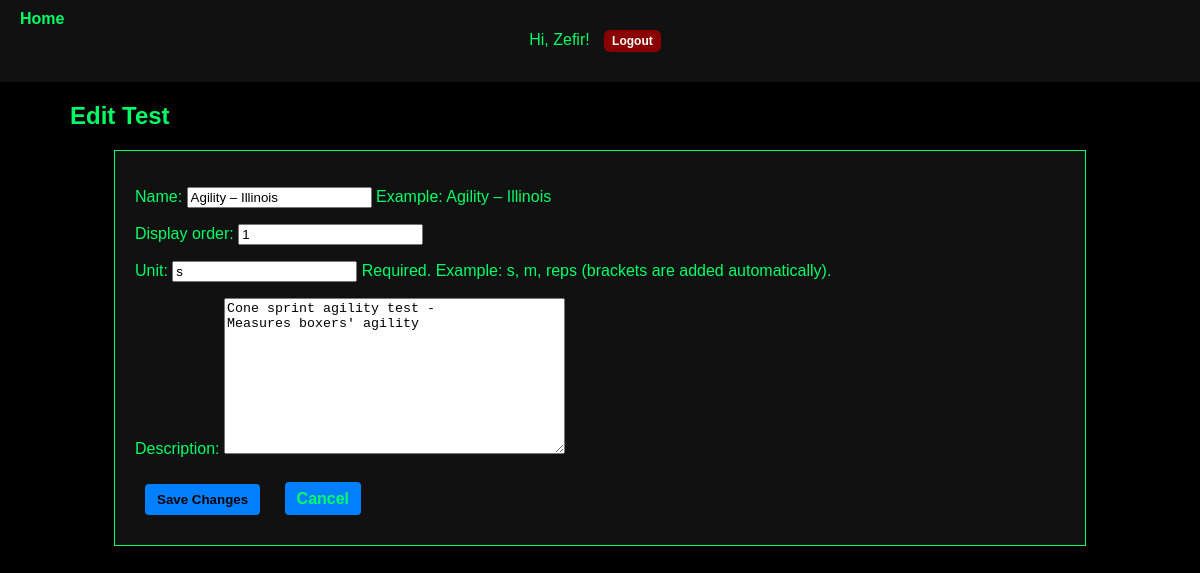
Page /tests/1/edit/ (signed in) on the earlier database version.
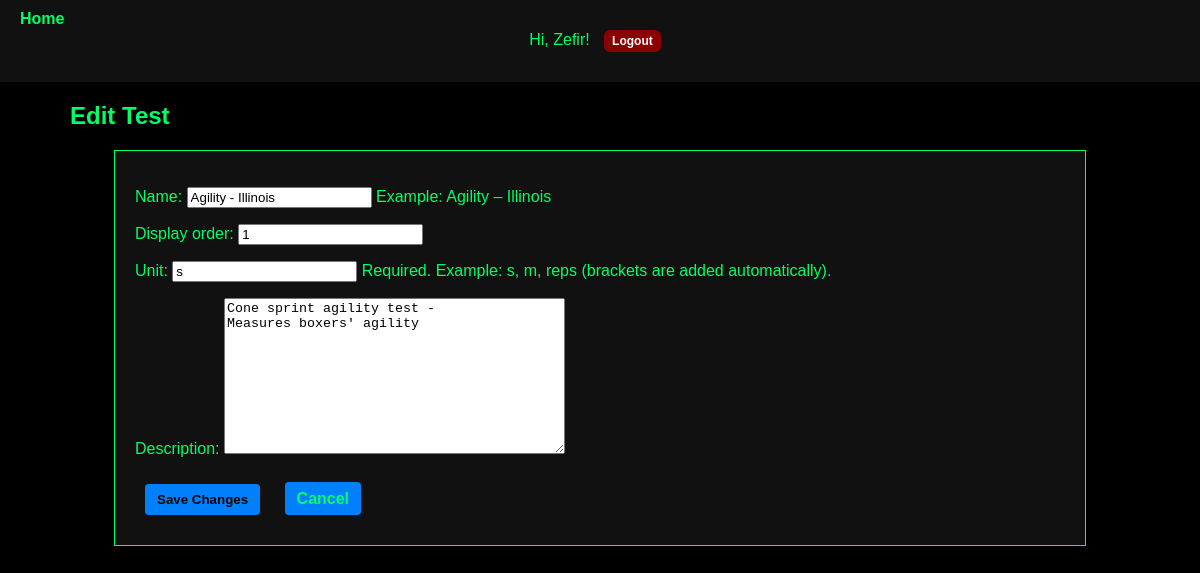
Same page on the later database version.
### BoxersPresenceApp/models.py (models this page shows, shortened)
class BatteryTest(models.Model):
    name = models.CharField(max_length=255)
    display_order = models.IntegerField(default=0)
    unit = models.CharField(max_length=50, blank=True, null=True)
    description = models.TextField(blank=True, null=True)
    created_at = models.DateTimeField(auto_now_add=True)
    coach = models.ForeignKey(
        settings.AUTH_USER_MODEL,
        on_delete=models.SET_NULL,
        null=True,
        blank=True,
        related_name="battery_tests"
    )

### BoxersPresenceApp/views.py (the view)
# urls.py: path('tests/<int:pk>/edit/', views.TestUpdateView.as_view(), name='test_edit'),
class TestUpdateView(LoginRequiredMixin, UpdateView):
    model = BatteryTest
    form_class = BatteryTestForm
    template_name = "tests/test_edit.html"
    pk_url_kwarg = "pk"
    success_url = reverse_lazy("tests_list")
    def get_queryset(self):
        return BatteryTest.objects.all()
    def get_object(self, queryset=None):
        obj = super().get_object(queryset)
        if not obj:
            messages.error(self.request, "That test doesn’t exist (maybe it was deleted).")
            raise Http404
        return obj

### BoxersPresenceApp/forms.py (shortened to what this page needs)
class BatteryTestForm(forms.ModelForm):
    class Meta:
        model = BatteryTest
        fields = ["name", "display_order", "unit", "description"]
        help_texts = {
            "name": "Example: Agility – Illinois",
            "unit": "Required. Example: s, m, reps (brackets are added automatically).",
        }

### BoxersPresenceApp/context_processors.py (called while the page is built)
def role_flags(request):
    is_parent = False
    if getattr(request, "user", None) and request.user.is_authenticated:
        try:
            request.user.parent_profile
            is_parent = True
        except ParentProfile.DoesNotExist:
            pass
    return {"is_parent": is_parent}

### templates/tests/test_edit.html (shortened to what this page needs)
{% extends "base.html" %}
{% block content %}
<h2 class="page-title">Edit Test</h2>
<div class="content-container">
  <div class="form-container">
    <form method="post">
      {{ form.as_p }}
      <button class="btn" type="submit">Save Changes</button>
      <a class="btn" href="{% url 'tests_list' %}">Cancel</a>
    </form>
  </div>
</div>
{% endblock %}

Differences in the rows shown:
changed BatteryTest "Cone sprint agility test - Measures boxers' agility": name "Agility – Illinois" → "Agility - Illinois"
